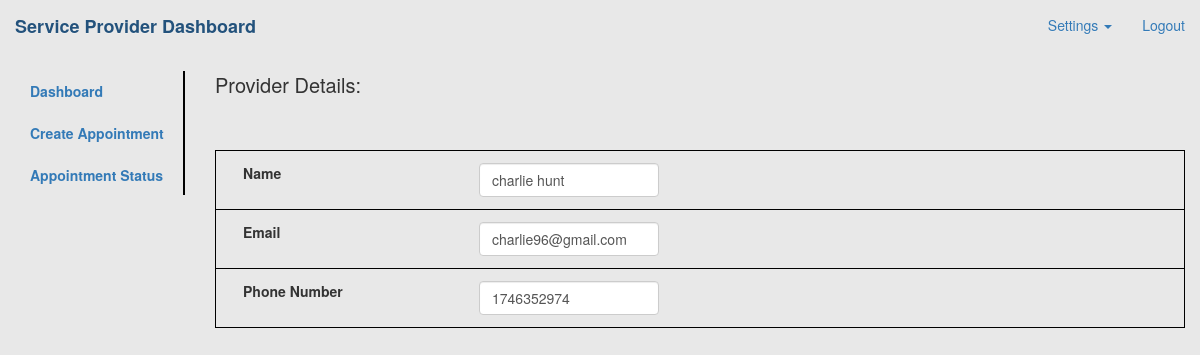
Screenshot of /provider/profile.php (signed in) with the database file from the repository.
### tables this page shows
CREATE TABLE `provider` (
  `provider_id` int(10) UNSIGNED NOT NULL,
  `user_name` varchar(45) NOT NULL,
  `provider_name` varchar(45) NOT NULL,
  `provider_type` varchar(45) NOT NULL,
  `provider_phno` varchar(20) NOT NULL,
  `provider_email` varchar(20) NOT NULL,
  `provider_location` point NOT NULL,
  `provider_street` varchar(50) NOT NULL,
  `provider_city` varchar(20) NOT NULL,
  `provider_state` varchar(20) NOT NULL,
  `provider_zip` varchar(10) NOT NULL
);

### provider/profile.php (the view, shortened to what this page needs)
<?php
include('../config.php');
include('../include/header.php');
if (isset($_SESSION["username"])) {
    $username = $_SESSION["username"];
} else {
    session_unset();
    session_write_close();
				header("location: ../index.php");
				exit;
}
$query = $connection->prepare("SELECT * FROM provider WHERE user_name=:username");
$query->bindParam("username", $username, PDO::PARAM_STR);
$query->execute();
$result = $query->fetch(PDO::FETCH_ASSOC);
?>
<!DOCTYPE html>
<html lang="en">
<head>
	<?php include '../menus.php'; ?>
   <link rel="stylesheet" href="../css/tables.css">
			<div><span style="font-size:20px; margin-left: 15px;">Provider Details:</span><div class="pull-right"></div>
				<div class="col-lg-10"></br>
			      <table id="myTable" class="table" style="width: 600px;" cellspacing="0">
		</p><table id="myTable">
			<tr>
					<td>
					<div class="form-group">
						<label for="patient_name" class="col-md-3 control-label">Name</label>
						<div class="col-md-5">
						  <form action="profile_update.php" method="post">
						   <input id = "pro_input" type="text" style="width: 180px;" class="form-control" name="provider_name" value="<?php echo htmlentities($result["provider_name"]);?>" >
						   </form>
						</div>
					</div>
					</td>
			</tr>
			<tr>
                   <td>
					<div class="form-group">
						<label for="patient_email" class="col-md-3 control-label">Email</label>
						<div class="col-md-5">
						  <form action="profile_update.php" method="post">
						   <input id = "pro_input1" type="email" style="width: 180px;" class="form-control" name="provider_email" value="<?php echo htmlentities($result["provider_email"]);?>" >
						   </form>
						</div>
					</div>
					</td>
			</tr>
			<tr>
                   <td>
					<div class="form-group">
						<label for="patient_phno" class="col-md-3 control-label">Phone Number</label>
						<div class="col-md-5">
						  <form action="profile_update.php" method="post">
						   <input id = "pro_input2" type="number" style="width: 180px;" class="form-control" name="provider_phno" value="<?php echo htmlentities($result["provider_phno"]);?>" >
						   </form>
						</div>
					</div>
					</td>
			</tr>
		</table>
	</div>
	</div>
<?php include('../include/footer.php');?>
</body>
</html>

### css/tables.css (style rules this page uses)
#myTable { border-collapse: collapse; width: 100%; font-size: 14px; }
#myTable th, #myTable td { text-align: left; padding: 12px; }
#myTable tr { border-bottom: 1px solid #ddd; }
table, th, td { border: 1px solid black; }
table { width: 100%; }

### rows the page displays
provider: provider_name "charlie hunt", provider_email "charlie96@gmail.com", provider_phno "1746352974"
